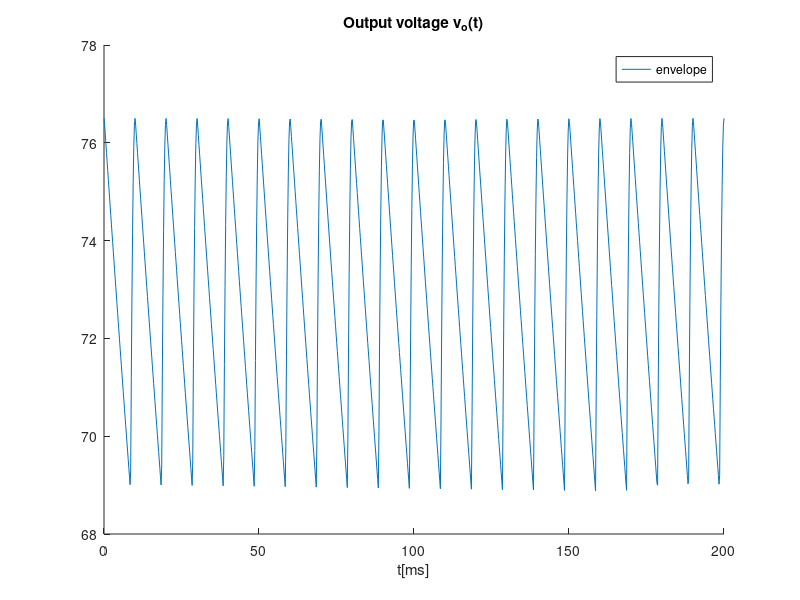
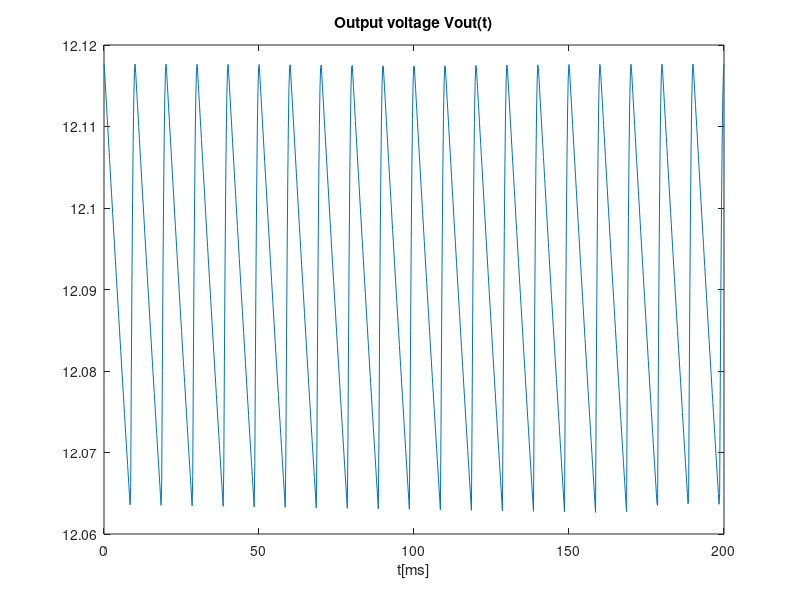
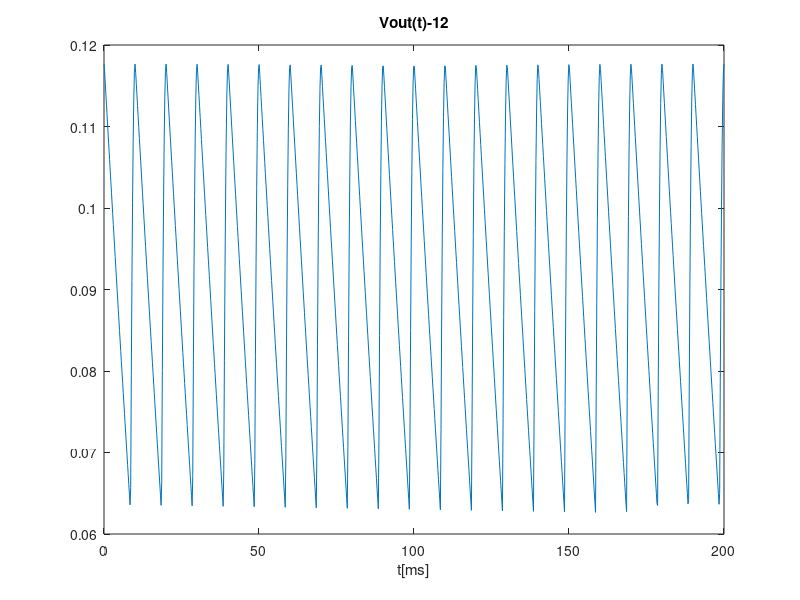

Source code (MATLAB) for these figures, in order: (Note: this script raises an error after producing the figures.)
close all 
clear all

f=50;
w=2*pi*f;
Rs=8.1e3;
Rl=8e3;
C=10e-6;


%envelope detector
A=76.5;
t=linspace(0, 2e-1, 1000);
f=50;
w=2*pi*f;
vS = A * cos(w*t);
vOhr = zeros(1, length(t));
vO = zeros(1, length(t));
n=t/0.02;

tOFF = (1/w) * atan(1/w/Rs/C)




envelope = figure();
for i=1:length(t)
  if (vS(i) > 0)
    vOhr(i) = vS(i);
  else
    vOhr(i) = -vS(i);
  endif
endfor

%plot(t*1000, vOhr)
hold
n=1;
for i=1:length(t)
  if(t(i)>=n*0.01)
  tOFF=tOFF+0.01;
  n=n+1;
  endif
  vOnexp(i) = abs(A*cos(w*tOFF)*exp(-(t(i)-tOFF)/Rs/C));
  if t(i) < tOFF
    vO(i) = vOhr(i);
  elseif vOnexp(i) > vOhr(i)
    vO(i) = vOnexp(i);
  else 
    vO(i) = vOhr(i);
  endif
endfor

plot(t*1000, vO)
title("Output voltage v_o(t)")
xlabel ("t[ms]")
legend("envelope")
print ("venvlope.eps", "-depsc");

%Regulator Circuit

Vcontinuo = median(vO)

%%solve circuit with accurate model

function f = f(vD,vS,R,n)
Is = 1e-14;
VT=26e-3;
f = vD+R*Is * (exp(vD/VT/n)-1) - vS;
endfunction

function fd = fd(vD,R, n)
Is = 1e-14;
VT=26e-3;
fd = 1 + R*Is/VT/n * (exp(vD/VT/n));
endfunction

function vD_root = solve_vD (vS, R, n)
  delta = 1e-6;
  x_next = 0.65;

  do 
    x=x_next;
    x_next = x  - f(x, vS, R, n)/fd(x, R, n);
  until (abs(x_next-x) < delta)

  vD_root = x_next;
endfunction

n=17;
Is = 1e-14;
VT=26e-3;

VD = solve_vD (Vcontinuo, Rl, n);

rd = (VT*n)/(Is*exp(VD/VT/n));

vs = vO-Vcontinuo;

vo = (rd/(rd+Rl)) * vs;

Vout = VD + vo;

output=figure();

plot(t*1000, Vout)
title("Output voltage Vout(t)")
xlabel ("t[ms]")
print ("vout.eps", "-depsc");


VDC = median(Vout)
Vripple = max(Vout) - min(Vout)

erro = figure()

plot(t*1000, Vout-12)
title("Vout(t)-12")
xlabel ("t[ms]")
print ("erro.eps", "-depsc");

save tab1.tex VDC Vripple

movefile('*.eps','../doc')
